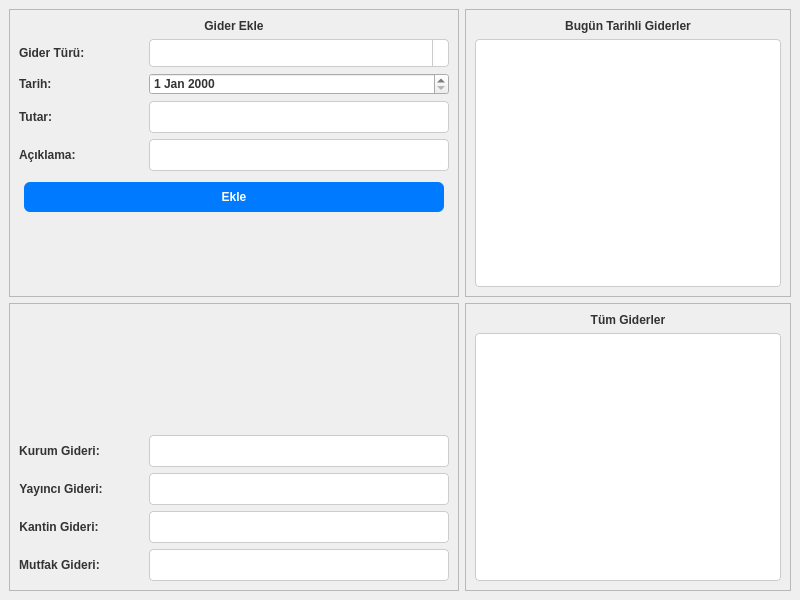
<?xml version="1.0" encoding="UTF-8"?>
<ui version="4.0">
 <class>MainWindow</class>
 <widget class="QMainWindow" name="MainWindow">
  <property name="geometry">
   <rect>
    <x>0</x>
    <y>0</y>
    <width>800</width>
    <height>600</height>
   </rect>
  </property>
  <property name="windowTitle">
   <string>Gider Ekle</string>
  </property>
  <property name="windowIcon">
   <iconset resource="../../Yazılım/Zv0.1/resources.qrc">
    <normaloff>:/black/icons/black/Layer 1 copy.png</normaloff>:/black/icons/black/Layer 1 copy.png</iconset>
  </property>
  <property name="styleSheet">
   <string notr="true">/* Global Styles */
* {
	font: 10pt &quot;Segoe UI&quot;, Tahoma, Geneva, Verdana, sans-serif;;
    color: #333; /* Koyu gri yazı rengi */
    margin: 0;
    padding: 0;
    font-weight: bold;
}

/* Etiketler */
QLabel {
    color: #333; /* Koyu gri yazı rengi */
    font-weight: 500; /* Orta kalınlıkta yazı */
}

/* Butonlar */
QPushButton {
    color: #fff; /* Beyaz yazı rengi */
    background-color: #007bff; /* Modern mavi arka plan */
    border: none;
    border-radius: 6px; /* Hafif yuvarlatılmış köşeler */
    padding: 8px 20px; /* Rahat içerik alanı */
    margin: 5px;
    font-weight: 600; /* Kalın yazı */
    text-align: center;
}

QPushButton:hover {
    background-color: #0056b3; /* Üzerine gelindiğinde koyu mavi */
}

QPushButton:pressed {
    background-color: #004080; /* Tıklama anında daha koyu mavi */
}

/* Araç Butonları */
QToolButton {
    color: #333;
    background-color: transparent;
    border: none;
    border-radius: 4px;
    font-weight: 600;
    text-align: center;
    font-size: 12px; /* Yazı boyutu ayarlandı */
}

QToolButton:hover {
    background-color: #e0e0e0; /* Üzerine gelindiğinde hafif gri */
}

QToolButton:pressed {
    background-color: #d0d0d0; /* Tıklama anında daha koyu gri */
}

/* Giriş Alanları */
QLineEdit, QPlainTextEdit {
    color: #333;
    background-color: #fff; /* Beyaz arka plan */
    border: 1px solid #ccc; /* Açık gri sınır */
    border-radius: 4px; /* Hafif yuvarlatılmış köşeler */
    font-size: 14px;
    padding: 6px;
}

QLineEdit:focus, QPlainTextEdit:focus {
    border-color: #007bff; /* Odaklanıldığında mavi sınır */
}

/* Seçim Kutuları */
QComboBox {
    color: #333;
    background-color: #fff;
    border: 1px solid #ccc;
    border-radius: 4px;
    padding: 5px;
}

QComboBox::drop-down {
    border-left: 1px solid #ccc; /* Düğme ile kutuyu ayır */
}

/* Menüler ve Menü Çubuğu */
QMenuBar {
    background-color: #007bff;
    color: #fff;
    padding: 0 10px;
}

QMenuBar::item {
    padding: 10px;
    background-color: transparent;
}

QMenuBar::item:selected {
    background-color: #0056b3;
}

QMenu {
    background-color: #fff;
    border: 1px solid #ccc;
    border-radius: 4px;
    padding: 5px;
}

QMenu::item:selected {
    background-color: #007bff;
    color: #fff;
}

QMenu::separator {
    height: 1px;
    background-color: #ccc;
    margin: 5px 0;
}

/* Checkbox ve Radio Butonlar */
QCheckBox, QRadioButton {
    color: #333;
}

QCheckBox::indicator, QRadioButton::indicator {
    width: 16px;
    height: 16px;
    border: 1px solid #ccc;
    border-radius: 8px;
    background-color: #fff;
}

QCheckBox::indicator:checked, QRadioButton::indicator:checked {
    background-color: #007bff;
    border: 1px solid #007bff;
}

/* Tablolar */
QTableWidget {
    background-color: #fff;
    border: 1px solid #ccc;
    border-radius: 4px;
    font-size: 14px;
}

QTableWidget::item:selected {
    background-color: #007bff;
    color: #fff;
}

QHeaderView::section {
    background-color: #f5f5f5;
    border: 1px solid #ccc;
    padding: 8px;
    font-weight: 600;
    font-size: 14px;
}

/* Kaydırıcılar */
QScrollBar:vertical, QScrollBar:horizontal {
    background-color: #f5f5f5;
    border: none;
    width: 12px;
    margin: 0;
}

QScrollBar::handle:vertical, QScrollBar::handle:horizontal {
    background-color: #ccc;
    border-radius: 6px;
}

QScrollBar::add-line:vertical, QScrollBar::sub-line:vertical {
    height: 0px;
    width: 0px;
}

QScrollBar::add-page:vertical, QScrollBar::sub-page:vertical {
    background: none;
}

/* GroupBox */
QGroupBox {
    border: 1px solid #ccc;
    border-radius: 8px;
    margin: 10px;
    padding: 10px;
    background-color: #fff;
}

QGroupBox::title {
    subcontrol-origin: padding;
    subcontrol-position: top left;
    padding: 0 10px;
    color: #333;
    font-weight: 600;
    font-size: 16px;
}
</string>
  </property>
  <widget class="QWidget" name="centralwidget">
   <layout class="QGridLayout" name="gridLayout">
    <item row="0" column="0">
     <widget class="QFrame" name="frame">
      <property name="frameShape">
       <enum>QFrame::StyledPanel</enum>
      </property>
      <property name="frameShadow">
       <enum>QFrame::Plain</enum>
      </property>
      <layout class="QVBoxLayout" name="verticalLayout_2">
       <item>
        <widget class="QLabel" name="label_6">
         <property name="frameShape">
          <enum>QFrame::NoFrame</enum>
         </property>
         <property name="text">
          <string>Gider Ekle</string>
         </property>
         <property name="alignment">
          <set>Qt::AlignCenter</set>
         </property>
        </widget>
       </item>
       <item>
        <layout class="QVBoxLayout" name="verticalLayout">
         <item>
          <layout class="QHBoxLayout" name="horizontalLayout">
           <item>
            <widget class="QLabel" name="label">
             <property name="text">
              <string>Gider Türü:</string>
             </property>
            </widget>
           </item>
           <item>
            <spacer name="horizontalSpacer">
             <property name="orientation">
              <enum>Qt::Horizontal</enum>
             </property>
             <property name="sizeHint" stdset="0">
              <size>
               <width>40</width>
               <height>20</height>
              </size>
             </property>
            </spacer>
           </item>
           <item>
            <widget class="QComboBox" name="cbox_giderui_gider_turu">
             <property name="minimumSize">
              <size>
               <width>300</width>
               <height>0</height>
              </size>
             </property>
             <property name="maximumSize">
              <size>
               <width>300</width>
               <height>300</height>
              </size>
             </property>
            </widget>
           </item>
          </layout>
         </item>
         <item>
          <layout class="QHBoxLayout" name="horizontalLayout_2">
           <item>
            <widget class="QLabel" name="label_2">
             <property name="text">
              <string>Tarih:</string>
             </property>
            </widget>
           </item>
           <item>
            <spacer name="horizontalSpacer_2">
             <property name="orientation">
              <enum>Qt::Horizontal</enum>
             </property>
             <property name="sizeHint" stdset="0">
              <size>
               <width>40</width>
               <height>20</height>
              </size>
             </property>
            </spacer>
           </item>
           <item>
            <widget class="QDateEdit" name="dateEdit_giderui_gider_tarihi">
             <property name="minimumSize">
              <size>
               <width>300</width>
               <height>0</height>
              </size>
             </property>
             <property name="maximumSize">
              <size>
               <width>300</width>
               <height>300</height>
              </size>
             </property>
            </widget>
           </item>
          </layout>
         </item>
         <item>
          <layout class="QHBoxLayout" name="horizontalLayout_3">
           <item>
            <widget class="QLabel" name="label_3">
             <property name="text">
              <string>Tutar:</string>
             </property>
            </widget>
           </item>
           <item>
            <spacer name="horizontalSpacer_3">
             <property name="orientation">
              <enum>Qt::Horizontal</enum>
             </property>
             <property name="sizeHint" stdset="0">
              <size>
               <width>40</width>
               <height>20</height>
              </size>
             </property>
            </spacer>
           </item>
           <item>
            <widget class="QLineEdit" name="le_giderui_gider_tutari">
             <property name="minimumSize">
              <size>
               <width>300</width>
               <height>0</height>
              </size>
             </property>
             <property name="maximumSize">
              <size>
               <width>300</width>
               <height>300</height>
              </size>
             </property>
            </widget>
           </item>
          </layout>
         </item>
         <item>
          <layout class="QHBoxLayout" name="horizontalLayout_4">
           <item>
            <widget class="QLabel" name="label_4">
             <property name="text">
              <string>Açıklama:</string>
             </property>
            </widget>
           </item>
           <item>
            <spacer name="horizontalSpacer_4">
             <property name="orientation">
              <enum>Qt::Horizontal</enum>
             </property>
             <property name="sizeHint" stdset="0">
              <size>
               <width>40</width>
               <height>20</height>
              </size>
             </property>
            </spacer>
           </item>
           <item>
            <widget class="QLineEdit" name="le_giderui_gider_aciklama">
             <property name="minimumSize">
              <size>
               <width>300</width>
               <height>0</height>
              </size>
             </property>
             <property name="maximumSize">
              <size>
               <width>300</width>
               <height>300</height>
              </size>
             </property>
            </widget>
           </item>
          </layout>
         </item>
        </layout>
       </item>
       <item>
        <widget class="QPushButton" name="btn_giderui_gider_ekle">
         <property name="text">
          <string>Ekle</string>
         </property>
        </widget>
       </item>
       <item>
        <spacer name="verticalSpacer">
         <property name="orientation">
          <enum>Qt::Vertical</enum>
         </property>
         <property name="sizeHint" stdset="0">
          <size>
           <width>20</width>
           <height>40</height>
          </size>
         </property>
        </spacer>
       </item>
      </layout>
     </widget>
    </item>
    <item row="1" column="1">
     <widget class="QFrame" name="frame_4">
      <property name="frameShape">
       <enum>QFrame::StyledPanel</enum>
      </property>
      <property name="frameShadow">
       <enum>QFrame::Plain</enum>
      </property>
      <layout class="QVBoxLayout" name="verticalLayout_4">
       <item>
        <widget class="QLabel" name="label_7">
         <property name="text">
          <string>Tüm Giderler</string>
         </property>
         <property name="alignment">
          <set>Qt::AlignCenter</set>
         </property>
        </widget>
       </item>
       <item>
        <widget class="QTableWidget" name="tableWidget_giderui_tum_giderler"/>
       </item>
      </layout>
     </widget>
    </item>
    <item row="0" column="1">
     <widget class="QFrame" name="frame_2">
      <property name="frameShape">
       <enum>QFrame::StyledPanel</enum>
      </property>
      <property name="frameShadow">
       <enum>QFrame::Plain</enum>
      </property>
      <layout class="QVBoxLayout" name="verticalLayout_3">
       <item>
        <widget class="QLabel" name="label_5">
         <property name="text">
          <string>Bugün Tarihli Giderler</string>
         </property>
         <property name="alignment">
          <set>Qt::AlignCenter</set>
         </property>
        </widget>
       </item>
       <item>
        <widget class="QTableWidget" name="tableWidget_giderui_bugun_tarihli_giderler"/>
       </item>
      </layout>
     </widget>
    </item>
    <item row="1" column="0">
     <widget class="QFrame" name="frame_3">
      <property name="frameShape">
       <enum>QFrame::StyledPanel</enum>
      </property>
      <property name="frameShadow">
       <enum>QFrame::Plain</enum>
      </property>
      <layout class="QVBoxLayout" name="verticalLayout_5">
       <item>
        <spacer name="verticalSpacer_2">
         <property name="orientation">
          <enum>Qt::Vertical</enum>
         </property>
         <property name="sizeHint" stdset="0">
          <size>
           <width>20</width>
           <height>40</height>
          </size>
         </property>
        </spacer>
       </item>
       <item>
        <layout class="QHBoxLayout" name="horizontalLayout_8">
         <item>
          <widget class="QLabel" name="label_10">
           <property name="text">
            <string>Kurum Gideri:</string>
           </property>
           <property name="alignment">
            <set>Qt::AlignCenter</set>
           </property>
          </widget>
         </item>
         <item>
          <spacer name="horizontalSpacer_7">
           <property name="orientation">
            <enum>Qt::Horizontal</enum>
           </property>
           <property name="sizeHint" stdset="0">
            <size>
             <width>40</width>
             <height>20</height>
            </size>
           </property>
          </spacer>
         </item>
         <item>
          <widget class="QLineEdit" name="le_giderui_kurum_gideri">
           <property name="minimumSize">
            <size>
             <width>300</width>
             <height>0</height>
            </size>
           </property>
           <property name="readOnly">
            <bool>true</bool>
           </property>
          </widget>
         </item>
        </layout>
       </item>
       <item>
        <layout class="QHBoxLayout" name="horizontalLayout_9">
         <item>
          <widget class="QLabel" name="label_11">
           <property name="text">
            <string>Yayıncı Gideri:</string>
           </property>
           <property name="alignment">
            <set>Qt::AlignCenter</set>
           </property>
          </widget>
         </item>
         <item>
          <spacer name="horizontalSpacer_8">
           <property name="orientation">
            <enum>Qt::Horizontal</enum>
           </property>
           <property name="sizeHint" stdset="0">
            <size>
             <width>40</width>
             <height>20</height>
            </size>
           </property>
          </spacer>
         </item>
         <item>
          <widget class="QLineEdit" name="le_giderui_yayinci_gideri">
           <property name="minimumSize">
            <size>
             <width>300</width>
             <height>0</height>
            </size>
           </property>
           <property name="readOnly">
            <bool>true</bool>
           </property>
          </widget>
         </item>
        </layout>
       </item>
       <item>
        <layout class="QHBoxLayout" name="horizontalLayout_7">
         <item>
          <widget class="QLabel" name="label_8">
           <property name="text">
            <string>Kantin Gideri:</string>
           </property>
           <property name="alignment">
            <set>Qt::AlignCenter</set>
           </property>
          </widget>
         </item>
         <item>
          <spacer name="horizontalSpacer_5">
           <property name="orientation">
            <enum>Qt::Horizontal</enum>
           </property>
           <property name="sizeHint" stdset="0">
            <size>
             <width>40</width>
             <height>20</height>
            </size>
           </property>
          </spacer>
         </item>
         <item>
          <widget class="QLineEdit" name="le_giderui_kantin_gideri">
           <property name="minimumSize">
            <size>
             <width>300</width>
             <height>0</height>
            </size>
           </property>
           <property name="readOnly">
            <bool>true</bool>
           </property>
          </widget>
         </item>
        </layout>
       </item>
       <item>
        <layout class="QHBoxLayout" name="horizontalLayout_6">
         <item>
          <widget class="QLabel" name="label_9">
           <property name="text">
            <string>Mutfak Gideri:</string>
           </property>
           <property name="alignment">
            <set>Qt::AlignCenter</set>
           </property>
          </widget>
         </item>
         <item>
          <spacer name="horizontalSpacer_6">
           <property name="orientation">
            <enum>Qt::Horizontal</enum>
           </property>
           <property name="sizeHint" stdset="0">
            <size>
             <width>40</width>
             <height>20</height>
            </size>
           </property>
          </spacer>
         </item>
         <item>
          <widget class="QLineEdit" name="le_giderui_mutfak_gideri">
           <property name="minimumSize">
            <size>
             <width>300</width>
             <height>0</height>
            </size>
           </property>
           <property name="readOnly">
            <bool>true</bool>
           </property>
          </widget>
         </item>
        </layout>
       </item>
      </layout>
     </widget>
    </item>
   </layout>
  </widget>
 </widget>
 <resources>
  <include location="../../Yazılım/Zv0.1/resources.qrc"/>
  <include location="../../Yazılım/Zv0.1/resources.qrc"/>
 </resources>
 <connections/>
</ui>
